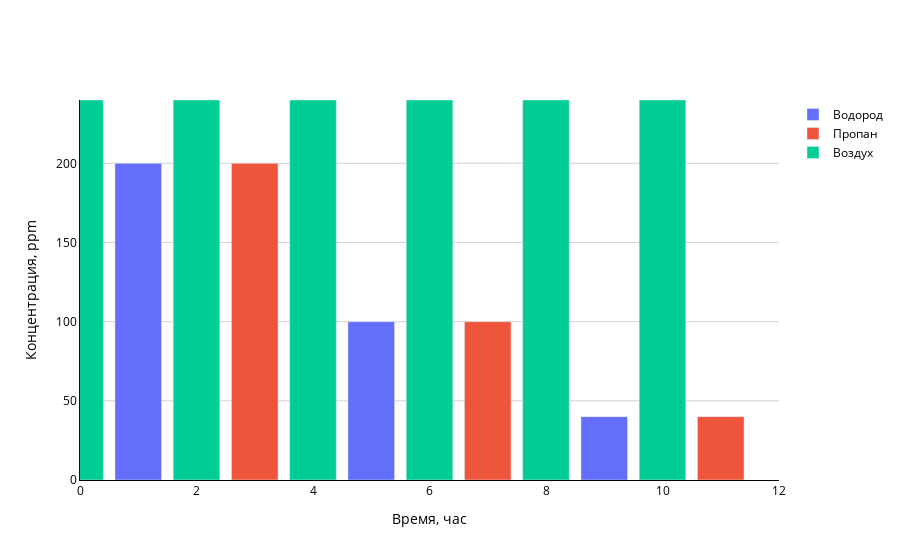

Notebook code cell kept with this figure:
### Code cell
import plotly.graph_objects as go

# задаем данные для гистограммы
data = {'Водород': [[1, 5, 9], [200, 100, 40]],
        'Пропан': [[3,7, 11,], [200, 100, 40]],
        'Воздух': [[0, 2, 4, 6, 8, 10,], [240] * 6]}

# создаем гистограмму
fig = go.Figure()

# добавляем данные для каждого типа газа
for gas, values in data.items():
    fig.add_trace(go.Bar(x=values[0], y=values[1], name=gas))

# задаем параметры осей и заголовок графика
fig.update_layout(xaxis_title='Время, час', yaxis_title='Концентрация, ppm')

# задаем диапазон значений для осей x и y
fig.update_xaxes(range=[0, 12])
fig.update_yaxes(range=[0, 240])

# устанавливаем белый фон и черный цвет текста и сетки
fig.update_layout(
    plot_bgcolor='white',  # установка фона на белый цвет
    paper_bgcolor='white',  # установка фона на белый цвет
    font=dict(color='black'),  # установка цвета текста на черный цвет
    xaxis=dict(showgrid=True, gridcolor='lightgray', linecolor='black'),  # установка цвета линий и сетки оси x
    yaxis=dict(showgrid=True, gridcolor='lightgray', linecolor='black'),  # установка цвета линий и сетки оси y
)

fig.show()

### Figure 1 — Plotly figure (JSON) as saved in the notebook; plotly's stock layout.template omitted (floating-point values rounded to 4 significant figures)
{"data": [{"name": "Водород", "type": "bar", "x": [1, 5, 9], "y": [200, 100, 40]}, {"name": "Пропан", "type": "bar", "x": [3, 7, 11], "y": [200, 100, 40]}, {"name": "Воздух", "type": "bar", "x": [0, 2, 4, 6, 8, 10], "y": [240, 240, 240, 240, 240, 240]}], "layout": {"font": {"color": "black"}, "paper_bgcolor": "white", "plot_bgcolor": "white", "xaxis": {"gridcolor": "lightgray", "linecolor": "black", "range": [0, 12], "showgrid": true, "title": {"text": "Время, час"}}, "yaxis": {"gridcolor": "lightgray", "linecolor": "black", "range": [0, 240], "showgrid": true, "title": {"text": "Концентрация, ppm"}}}}
